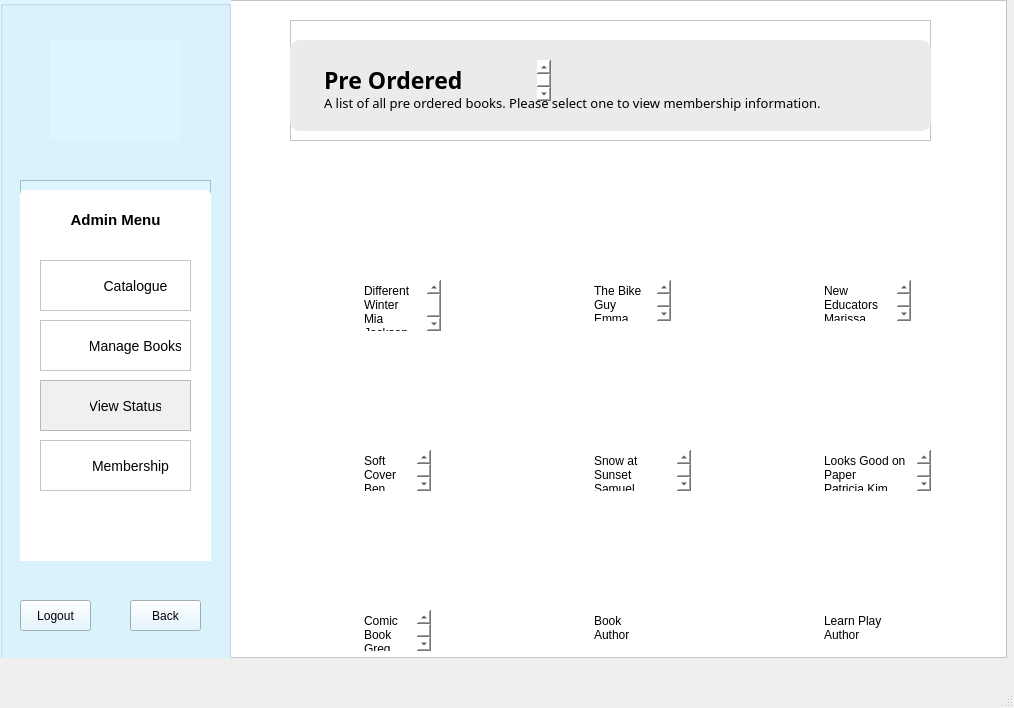
<?xml version="1.0" encoding="UTF-8"?>
<ui version="4.0">
 <class>AdminPreOrderedBooks</class>
 <widget class="QMainWindow" name="AdminPreOrderedBooks">
  <property name="geometry">
   <rect>
    <x>0</x>
    <y>0</y>
    <width>1014</width>
    <height>708</height>
   </rect>
  </property>
  <property name="windowTitle">
   <string>MainWindow</string>
  </property>
  <widget class="QWidget" name="centralwidget">
   <widget class="QFrame" name="frame">
    <property name="geometry">
     <rect>
      <x>0</x>
      <y>0</y>
      <width>1007</width>
      <height>658</height>
     </rect>
    </property>
    <property name="styleSheet">
     <string notr="true">background: white;</string>
    </property>
    <property name="frameShape">
     <enum>QFrame::StyledPanel</enum>
    </property>
    <property name="frameShadow">
     <enum>QFrame::Plain</enum>
    </property>
    <widget class="QGroupBox" name="menuPanel">
     <property name="geometry">
      <rect>
       <x>0</x>
       <y>0</y>
       <width>231</width>
       <height>671</height>
      </rect>
     </property>
     <property name="styleSheet">
      <string notr="true">background: rgb(220, 245, 255);</string>
     </property>
     <property name="title">
      <string/>
     </property>
     <widget class="QLabel" name="logo">
      <property name="geometry">
       <rect>
        <x>50</x>
        <y>40</y>
        <width>131</width>
        <height>101</height>
       </rect>
      </property>
      <property name="text">
       <string/>
      </property>
      <property name="pixmap">
       <pixmap resource="Resources.qrc">:/images/logo.png</pixmap>
      </property>
      <property name="scaledContents">
       <bool>true</bool>
      </property>
     </widget>
     <widget class="QFrame" name="menu">
      <property name="geometry">
       <rect>
        <x>20</x>
        <y>180</y>
        <width>191</width>
        <height>381</height>
       </rect>
      </property>
      <property name="frameShape">
       <enum>QFrame::StyledPanel</enum>
      </property>
      <property name="frameShadow">
       <enum>QFrame::Raised</enum>
      </property>
      <widget class="QListWidget" name="listWidget_2">
       <property name="geometry">
        <rect>
         <x>0</x>
         <y>10</y>
         <width>191</width>
         <height>401</height>
        </rect>
       </property>
       <property name="styleSheet">
        <string notr="true">background: white;
border-radius: 5px;</string>
       </property>
       <property name="frameShadow">
        <enum>QFrame::Raised</enum>
       </property>
      </widget>
      <widget class="QFrame" name="membership_1">
       <property name="geometry">
        <rect>
         <x>20</x>
         <y>260</y>
         <width>151</width>
         <height>51</height>
        </rect>
       </property>
       <property name="styleSheet">
        <string notr="true">background: white;</string>
       </property>
       <property name="frameShape">
        <enum>QFrame::StyledPanel</enum>
       </property>
       <property name="frameShadow">
        <enum>QFrame::Raised</enum>
       </property>
       <widget class="QLabel" name="label_8">
        <property name="geometry">
         <rect>
          <x>10</x>
          <y>10</y>
          <width>31</width>
          <height>31</height>
         </rect>
        </property>
        <property name="text">
         <string/>
        </property>
        <property name="pixmap">
         <pixmap resource="Resources.qrc">:/images/Icons/user.png</pixmap>
        </property>
        <property name="scaledContents">
         <bool>true</bool>
        </property>
       </widget>
       <widget class="QPushButton" name="membershipButton">
        <property name="geometry">
         <rect>
          <x>50</x>
          <y>10</y>
          <width>81</width>
          <height>31</height>
         </rect>
        </property>
        <property name="styleSheet">
         <string notr="true">QPushButton {
background: transparent;
font-size: 14px;
border: none;
}

QPushButton:hover {
	color: rgb(124, 204, 241);
}</string>
        </property>
        <property name="text">
         <string>Membership</string>
        </property>
       </widget>
      </widget>
      <widget class="QLabel" name="label">
       <property name="geometry">
        <rect>
         <x>0</x>
         <y>30</y>
         <width>191</width>
         <height>20</height>
        </rect>
       </property>
       <property name="layoutDirection">
        <enum>Qt::LeftToRight</enum>
       </property>
       <property name="styleSheet">
        <string notr="true">font-weight: bold;
background: white;
font-size: 15px;
</string>
       </property>
       <property name="text">
        <string>Admin Menu</string>
       </property>
       <property name="alignment">
        <set>Qt::AlignCenter</set>
       </property>
      </widget>
      <widget class="QFrame" name="manageBooks_1">
       <property name="geometry">
        <rect>
         <x>20</x>
         <y>200</y>
         <width>151</width>
         <height>51</height>
        </rect>
       </property>
       <property name="styleSheet">
        <string notr="true">background: rgb(240, 240, 240);</string>
       </property>
       <property name="frameShape">
        <enum>QFrame::StyledPanel</enum>
       </property>
       <property name="frameShadow">
        <enum>QFrame::Raised</enum>
       </property>
       <widget class="QLabel" name="label_7">
        <property name="geometry">
         <rect>
          <x>10</x>
          <y>10</y>
          <width>31</width>
          <height>31</height>
         </rect>
        </property>
        <property name="text">
         <string/>
        </property>
        <property name="pixmap">
         <pixmap resource="Resources.qrc">:/images/Icons/status.png</pixmap>
        </property>
        <property name="scaledContents">
         <bool>true</bool>
        </property>
       </widget>
       <widget class="QPushButton" name="status">
        <property name="geometry">
         <rect>
          <x>50</x>
          <y>10</y>
          <width>71</width>
          <height>31</height>
         </rect>
        </property>
        <property name="styleSheet">
         <string notr="true">QPushButton {
background: transparent;
font-size: 14px;
border: none;
}

QPushButton:hover {
	color: rgb(124, 204, 241);
}</string>
        </property>
        <property name="text">
         <string>View Status</string>
        </property>
       </widget>
      </widget>
      <widget class="QFrame" name="status_1">
       <property name="geometry">
        <rect>
         <x>20</x>
         <y>140</y>
         <width>151</width>
         <height>51</height>
        </rect>
       </property>
       <property name="styleSheet">
        <string notr="true">background: white;</string>
       </property>
       <property name="frameShape">
        <enum>QFrame::StyledPanel</enum>
       </property>
       <property name="frameShadow">
        <enum>QFrame::Raised</enum>
       </property>
       <widget class="QLabel" name="label_6">
        <property name="geometry">
         <rect>
          <x>10</x>
          <y>10</y>
          <width>31</width>
          <height>31</height>
         </rect>
        </property>
        <property name="text">
         <string/>
        </property>
        <property name="pixmap">
         <pixmap resource="Resources.qrc">:/images/Icons/book.png</pixmap>
        </property>
        <property name="scaledContents">
         <bool>true</bool>
        </property>
       </widget>
       <widget class="QPushButton" name="manageBooksButton">
        <property name="geometry">
         <rect>
          <x>50</x>
          <y>10</y>
          <width>91</width>
          <height>31</height>
         </rect>
        </property>
        <property name="styleSheet">
         <string notr="true">QPushButton {
background: transparent;
font-size: 14px;
border: none;
}

QPushButton:hover {
	color: rgb(124, 204, 241);
}</string>
        </property>
        <property name="text">
         <string>Manage Books</string>
        </property>
       </widget>
      </widget>
      <widget class="QFrame" name="status_2">
       <property name="geometry">
        <rect>
         <x>20</x>
         <y>80</y>
         <width>151</width>
         <height>51</height>
        </rect>
       </property>
       <property name="styleSheet">
        <string notr="true">background: white;</string>
       </property>
       <property name="frameShape">
        <enum>QFrame::StyledPanel</enum>
       </property>
       <property name="frameShadow">
        <enum>QFrame::Raised</enum>
       </property>
       <widget class="QLabel" name="label_5">
        <property name="geometry">
         <rect>
          <x>10</x>
          <y>10</y>
          <width>31</width>
          <height>31</height>
         </rect>
        </property>
        <property name="text">
         <string/>
        </property>
        <property name="pixmap">
         <pixmap resource="Resources.qrc">:/images/Icons/books.png</pixmap>
        </property>
        <property name="scaledContents">
         <bool>true</bool>
        </property>
       </widget>
       <widget class="QPushButton" name="catalogueButton">
        <property name="geometry">
         <rect>
          <x>60</x>
          <y>10</y>
          <width>71</width>
          <height>31</height>
         </rect>
        </property>
        <property name="styleSheet">
         <string notr="true">background: transparent;
font-size: 14px;
border: none;</string>
        </property>
        <property name="text">
         <string>Catalogue</string>
        </property>
        <property name="autoDefault">
         <bool>false</bool>
        </property>
       </widget>
      </widget>
     </widget>
     <widget class="QPushButton" name="back">
      <property name="geometry">
       <rect>
        <x>130</x>
        <y>600</y>
        <width>71</width>
        <height>31</height>
       </rect>
      </property>
      <property name="styleSheet">
       <string notr="true">/*QPushButton {
background: white;
}*/

QPushButton:hover {
	color: rgb(106, 146, 255);
}</string>
      </property>
      <property name="text">
       <string>Back</string>
      </property>
      <property name="icon">
       <iconset theme="go-previous">
        <normaloff>../../../../../AppData/Local/Temp/Temp1_library_information_system-master.zip/library_information_system-master/LIS</normaloff>../../../../../AppData/Local/Temp/Temp1_library_information_system-master.zip/library_information_system-master/LIS</iconset>
      </property>
     </widget>
     <widget class="QPushButton" name="logout">
      <property name="geometry">
       <rect>
        <x>20</x>
        <y>600</y>
        <width>71</width>
        <height>31</height>
       </rect>
      </property>
      <property name="styleSheet">
       <string notr="true">QPushButton:hover {
	color: rgb(106, 146, 255);
}</string>
      </property>
      <property name="text">
       <string>Logout</string>
      </property>
     </widget>
    </widget>
    <widget class="QFrame" name="heading_3">
     <property name="geometry">
      <rect>
       <x>290</x>
       <y>20</y>
       <width>641</width>
       <height>121</height>
      </rect>
     </property>
     <property name="frameShape">
      <enum>QFrame::StyledPanel</enum>
     </property>
     <property name="frameShadow">
      <enum>QFrame::Raised</enum>
     </property>
     <widget class="QPlainTextEdit" name="plainTextEdit_9">
      <property name="geometry">
       <rect>
        <x>0</x>
        <y>20</y>
        <width>641</width>
        <height>91</height>
       </rect>
      </property>
      <property name="styleSheet">
       <string notr="true">background: rgb(235, 235, 235);
border-radius: 10px;</string>
      </property>
      <property name="frameShadow">
       <enum>QFrame::Raised</enum>
      </property>
      <property name="plainText">
       <string/>
      </property>
     </widget>
     <widget class="QPlainTextEdit" name="plainTextEdit_10">
      <property name="geometry">
       <rect>
        <x>30</x>
        <y>40</y>
        <width>231</width>
        <height>41</height>
       </rect>
      </property>
      <property name="styleSheet">
       <string notr="true">font-family: Baloo 2;
font-weight: bold;
font-size: 23px;
background: transparent;</string>
      </property>
      <property name="frameShape">
       <enum>QFrame::NoFrame</enum>
      </property>
      <property name="plainText">
       <string>Pre Ordered Books</string>
      </property>
     </widget>
     <widget class="QPlainTextEdit" name="plainTextEdit_11">
      <property name="geometry">
       <rect>
        <x>30</x>
        <y>70</y>
        <width>521</width>
        <height>31</height>
       </rect>
      </property>
      <property name="styleSheet">
       <string notr="true">background: transparent;
font-family: Baloo 2;
font-size: 13px;</string>
      </property>
      <property name="frameShape">
       <enum>QFrame::NoFrame</enum>
      </property>
      <property name="plainText">
       <string>A list of all pre ordered books. Please select one to view membership information.</string>
      </property>
     </widget>
    </widget>
    <widget class="QLabel" name="label_9">
     <property name="geometry">
      <rect>
       <x>360</x>
       <y>170</y>
       <width>71</width>
       <height>111</height>
      </rect>
     </property>
     <property name="text">
      <string/>
     </property>
     <property name="pixmap">
      <pixmap resource="Resources.qrc">:/images/book-covers/book8.png</pixmap>
     </property>
     <property name="scaledContents">
      <bool>true</bool>
     </property>
    </widget>
    <widget class="QLabel" name="label_10">
     <property name="geometry">
      <rect>
       <x>820</x>
       <y>340</y>
       <width>71</width>
       <height>111</height>
      </rect>
     </property>
     <property name="text">
      <string/>
     </property>
     <property name="pixmap">
      <pixmap resource="Resources.qrc">:/images/book-covers/book5.png</pixmap>
     </property>
     <property name="scaledContents">
      <bool>true</bool>
     </property>
    </widget>
    <widget class="QLabel" name="label_11">
     <property name="geometry">
      <rect>
       <x>360</x>
       <y>340</y>
       <width>71</width>
       <height>111</height>
      </rect>
     </property>
     <property name="text">
      <string/>
     </property>
     <property name="pixmap">
      <pixmap resource="Resources.qrc">:/images/book-covers/book6.png</pixmap>
     </property>
     <property name="scaledContents">
      <bool>true</bool>
     </property>
    </widget>
    <widget class="QLabel" name="label_12">
     <property name="geometry">
      <rect>
       <x>820</x>
       <y>170</y>
       <width>71</width>
       <height>111</height>
      </rect>
     </property>
     <property name="text">
      <string/>
     </property>
     <property name="pixmap">
      <pixmap resource="Resources.qrc">:/images/book-covers/book4.png</pixmap>
     </property>
     <property name="scaledContents">
      <bool>true</bool>
     </property>
    </widget>
    <widget class="QLabel" name="label_13">
     <property name="geometry">
      <rect>
       <x>590</x>
       <y>170</y>
       <width>71</width>
       <height>111</height>
      </rect>
     </property>
     <property name="text">
      <string/>
     </property>
     <property name="pixmap">
      <pixmap resource="Resources.qrc">:/images/book-covers/book2.png</pixmap>
     </property>
     <property name="scaledContents">
      <bool>true</bool>
     </property>
    </widget>
    <widget class="QLabel" name="label_14">
     <property name="geometry">
      <rect>
       <x>590</x>
       <y>340</y>
       <width>71</width>
       <height>111</height>
      </rect>
     </property>
     <property name="text">
      <string/>
     </property>
     <property name="pixmap">
      <pixmap resource="Resources.qrc">:/images/book-covers/book10.png</pixmap>
     </property>
     <property name="scaledContents">
      <bool>true</bool>
     </property>
    </widget>
    <widget class="QLabel" name="label_15">
     <property name="geometry">
      <rect>
       <x>360</x>
       <y>500</y>
       <width>71</width>
       <height>111</height>
      </rect>
     </property>
     <property name="text">
      <string/>
     </property>
     <property name="pixmap">
      <pixmap resource="Resources.qrc">:/images/book-covers/book16.png</pixmap>
     </property>
     <property name="scaledContents">
      <bool>true</bool>
     </property>
    </widget>
    <widget class="QLabel" name="label_16">
     <property name="geometry">
      <rect>
       <x>590</x>
       <y>500</y>
       <width>71</width>
       <height>111</height>
      </rect>
     </property>
     <property name="text">
      <string/>
     </property>
     <property name="pixmap">
      <pixmap resource="Resources.qrc">:/images/book-covers/book11.png</pixmap>
     </property>
     <property name="scaledContents">
      <bool>true</bool>
     </property>
    </widget>
    <widget class="QLabel" name="label_17">
     <property name="geometry">
      <rect>
       <x>820</x>
       <y>500</y>
       <width>71</width>
       <height>111</height>
      </rect>
     </property>
     <property name="text">
      <string/>
     </property>
     <property name="pixmap">
      <pixmap resource="Resources.qrc">:/images/book-covers/book15.png</pixmap>
     </property>
     <property name="scaledContents">
      <bool>true</bool>
     </property>
    </widget>
    <widget class="QPlainTextEdit" name="plainTextEdit">
     <property name="geometry">
      <rect>
       <x>360</x>
       <y>280</y>
       <width>81</width>
       <height>51</height>
      </rect>
     </property>
     <property name="styleSheet">
      <string notr="true">font: 6pt &quot;Segoe UI&quot;;
border-color: qlineargradient(spread:pad, x1:0, y1:0, x2:0.034, y2:0.017, stop:0 rgba(255, 255, 255, 255));</string>
     </property>
     <property name="frameShape">
      <enum>QFrame::NoFrame</enum>
     </property>
     <property name="frameShadow">
      <enum>QFrame::Plain</enum>
     </property>
     <property name="plainText">
      <string>Different Winter
Mia Jackson</string>
     </property>
    </widget>
    <widget class="QPlainTextEdit" name="plainTextEdit_2">
     <property name="geometry">
      <rect>
       <x>360</x>
       <y>610</y>
       <width>71</width>
       <height>41</height>
      </rect>
     </property>
     <property name="styleSheet">
      <string notr="true">font: 6pt &quot;Segoe UI&quot;;</string>
     </property>
     <property name="frameShape">
      <enum>QFrame::NoFrame</enum>
     </property>
     <property name="frameShadow">
      <enum>QFrame::Plain</enum>
     </property>
     <property name="plainText">
      <string>Comic Book
Greg Harold</string>
     </property>
    </widget>
    <widget class="QPlainTextEdit" name="plainTextEdit_3">
     <property name="geometry">
      <rect>
       <x>820</x>
       <y>610</y>
       <width>81</width>
       <height>41</height>
      </rect>
     </property>
     <property name="styleSheet">
      <string notr="true">font: 6pt &quot;Segoe UI&quot;;</string>
     </property>
     <property name="frameShape">
      <enum>QFrame::NoFrame</enum>
     </property>
     <property name="frameShadow">
      <enum>QFrame::Plain</enum>
     </property>
     <property name="plainText">
      <string>Learn Play
Author</string>
     </property>
    </widget>
    <widget class="QPlainTextEdit" name="plainTextEdit_4">
     <property name="geometry">
      <rect>
       <x>590</x>
       <y>610</y>
       <width>71</width>
       <height>41</height>
      </rect>
     </property>
     <property name="styleSheet">
      <string notr="true">font: 6pt &quot;Segoe UI&quot;;</string>
     </property>
     <property name="frameShape">
      <enum>QFrame::NoFrame</enum>
     </property>
     <property name="frameShadow">
      <enum>QFrame::Plain</enum>
     </property>
     <property name="plainText">
      <string>Book
Author</string>
     </property>
    </widget>
    <widget class="QPlainTextEdit" name="plainTextEdit_5">
     <property name="geometry">
      <rect>
       <x>360</x>
       <y>450</y>
       <width>71</width>
       <height>41</height>
      </rect>
     </property>
     <property name="styleSheet">
      <string notr="true">font: 6pt &quot;Segoe UI&quot;;</string>
     </property>
     <property name="frameShape">
      <enum>QFrame::NoFrame</enum>
     </property>
     <property name="frameShadow">
      <enum>QFrame::Plain</enum>
     </property>
     <property name="plainText">
      <string>Soft Cover
Ben Scott</string>
     </property>
    </widget>
    <widget class="QPlainTextEdit" name="plainTextEdit_6">
     <property name="geometry">
      <rect>
       <x>820</x>
       <y>450</y>
       <width>111</width>
       <height>41</height>
      </rect>
     </property>
     <property name="styleSheet">
      <string notr="true">font: 6pt &quot;Segoe UI&quot;;</string>
     </property>
     <property name="frameShape">
      <enum>QFrame::NoFrame</enum>
     </property>
     <property name="frameShadow">
      <enum>QFrame::Plain</enum>
     </property>
     <property name="plainText">
      <string>Looks Good on Paper
Patricia Kim</string>
     </property>
    </widget>
    <widget class="QPlainTextEdit" name="plainTextEdit_7">
     <property name="geometry">
      <rect>
       <x>820</x>
       <y>280</y>
       <width>91</width>
       <height>41</height>
      </rect>
     </property>
     <property name="styleSheet">
      <string notr="true">font: 6pt &quot;Segoe UI&quot;;</string>
     </property>
     <property name="frameShape">
      <enum>QFrame::NoFrame</enum>
     </property>
     <property name="frameShadow">
      <enum>QFrame::Plain</enum>
     </property>
     <property name="plainText">
      <string>New Educators
Marissa Pullman</string>
     </property>
    </widget>
    <widget class="QPlainTextEdit" name="plainTextEdit_8">
     <property name="geometry">
      <rect>
       <x>590</x>
       <y>280</y>
       <width>81</width>
       <height>41</height>
      </rect>
     </property>
     <property name="styleSheet">
      <string notr="true">font: 6pt &quot;Segoe UI&quot;;</string>
     </property>
     <property name="frameShape">
      <enum>QFrame::NoFrame</enum>
     </property>
     <property name="frameShadow">
      <enum>QFrame::Plain</enum>
     </property>
     <property name="plainText">
      <string>The Bike Guy
Emma Mayers</string>
     </property>
    </widget>
    <widget class="QPlainTextEdit" name="plainTextEdit_12">
     <property name="geometry">
      <rect>
       <x>590</x>
       <y>450</y>
       <width>101</width>
       <height>41</height>
      </rect>
     </property>
     <property name="styleSheet">
      <string notr="true">font: 6pt &quot;Segoe UI&quot;;</string>
     </property>
     <property name="frameShape">
      <enum>QFrame::NoFrame</enum>
     </property>
     <property name="frameShadow">
      <enum>QFrame::Plain</enum>
     </property>
     <property name="plainText">
      <string>Snow at Sunset
Samuel Herseingtn</string>
     </property>
    </widget>
   </widget>
  </widget>
  <widget class="QMenuBar" name="menubar">
   <property name="geometry">
    <rect>
     <x>0</x>
     <y>0</y>
     <width>1014</width>
     <height>21</height>
    </rect>
   </property>
  </widget>
  <widget class="QStatusBar" name="statusbar"/>
 </widget>
 <resources>
  <include location="Resources.qrc"/>
 </resources>
 <connections/>
</ui>
